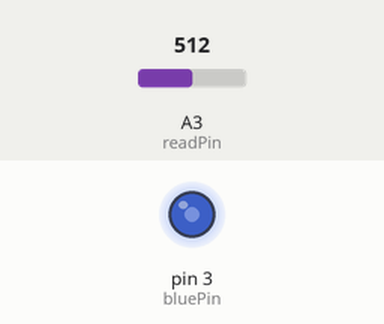
Bench run of a sketch on a simulated Arduino Uno, built with avr-gcc and run on an emulated ATmega328P. Shown: output pins drawn as LEDs (lit = HIGH). The test bench sets the inputs (shaded band); at power-on: A3 (readPin) = 512.

Above: at 1.2 s.
1.3 s: A3 (readPin) set to 716
At 2.4 s:
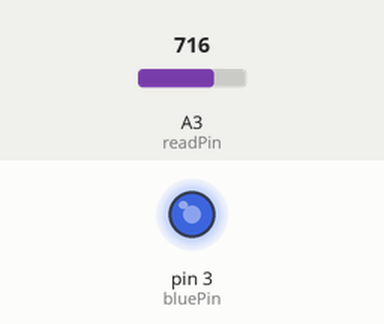
2.8 s: A3 (readPin) set to 900
At 3.7 s:
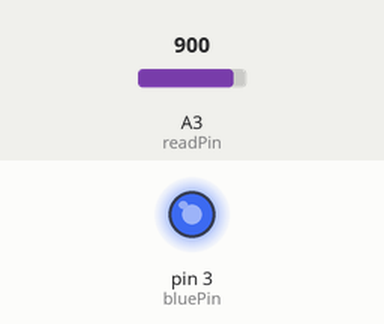
4.3 s: A3 (readPin) set to 122
At 4.9 s:
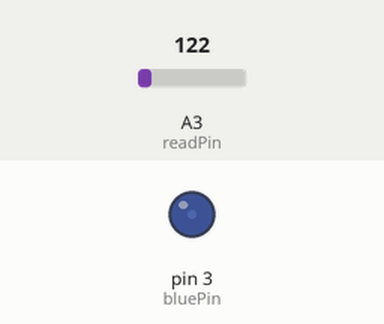
5.8 s: A3 (readPin) set to 0
At 6.1 s:
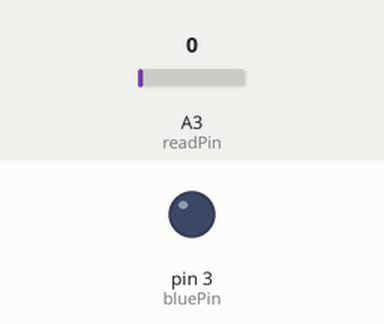
7.3 s: A3 (readPin) set to 511
At 8.6 s:
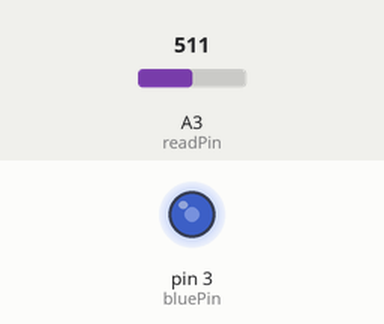
Timing chart, 0 to 9.8 s (numbered marks = the images above; inputs shaded):
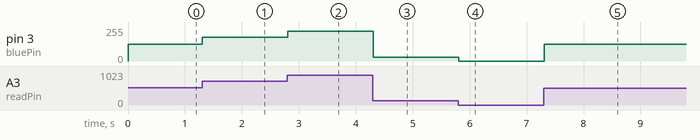

The sketch:

dimmable_led_using_potentiometer.ino
```cpp
float readValue;
int readPin = A3;
int bluePin = 3;

void setup() {
  // put your setup code here, to run once:
  pinMode(readPin, INPUT);
  pinMode(bluePin,OUTPUT);
  Serial.begin(9600);
}

void loop() {

  readValue = analogRead(readPin);

  float brightness = (255*readValue)/1023;
  analogWrite(bluePin,brightness);

   delay(100);
 }
```

Measured:
- after the input at 1.3 s, pin 3 (bluePin): 127/255 → 178/255 at once
- after the input at 2.8 s, pin 3 (bluePin): 178/255 → 224/255 at once
- after the input at 4.3 s, pin 3 (bluePin): 224/255 → 30/255 at once
- after the input at 5.8 s, pin 3 (bluePin): 30/255 → 0/255 at once
- after the input at 7.3 s, pin 3 (bluePin): 0/255 → 127/255 at once
